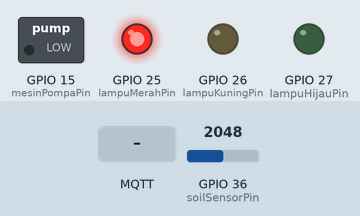
Recording of a sketch running on a simulated ESP32. Shown: switched loads named in the sketch (green lamp = pin HIGH), output pins drawn as LEDs (lit = HIGH). The test bench sets the inputs (shaded band); at power-on: GPIO 36 (soilSensorPin) = 2048. WiFi joins after 1.5 s; servers stay silent unless stated; no MQTT or app messages arrive unless stated; what the sketch prints to the serial monitor is not drawn.

Above: at 2.7 s.
2.8 s: MQTT message "1" arrives on the second subscribed topic
At 3.1 s:
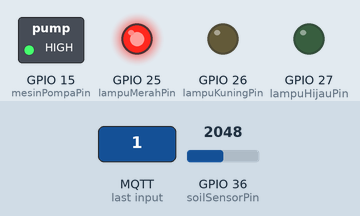
4.3 s: GPIO 36 (soilSensorPin) set to 729
7.2 s: GPIO 36 (soilSensorPin) set to 639
At 8.5 s:
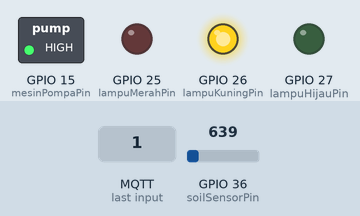
9.5 s: MQTT message "0" arrives on the second subscribed topic
At 10.6 s:
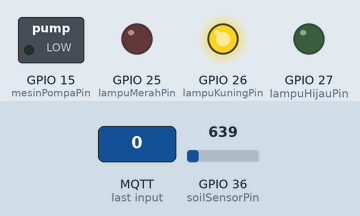
11.0 s: GPIO 36 (soilSensorPin) set to 367
13.2 s: GPIO 36 (soilSensorPin) set to 327
At 14.3 s:
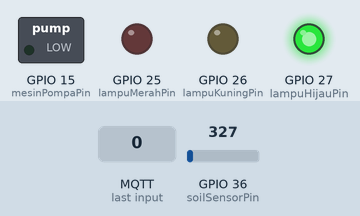
Timing chart, 0 to 16.2 s (numbered marks = the images above; inputs shaded):
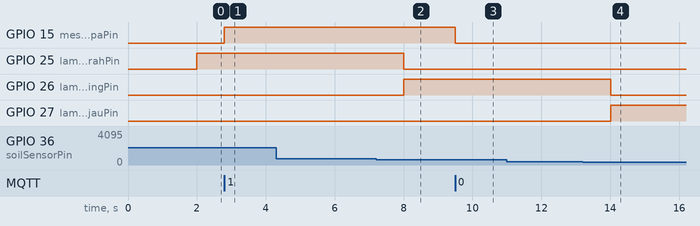

Measured:
- the behaviour switches between 701 and 700 on GPIO 36 (soilSensorPin) (found by bisection; images 1 and 2)
- the behaviour switches between 351 and 350 on GPIO 36 (soilSensorPin) (found by bisection; images 3 and 4)
- after the input at 2.8 s, GPIO 15 (mesinPompaPin): LOW → HIGH at once
- after the input at 4.3 s, every drawn part: stays the same
- after the input at 7.2 s, GPIO 25 (lampuMerahPin): HIGH → LOW after 0.81 s; GPIO 26 (lampuKuningPin): LOW → HIGH after 0.81 s
- after the input at 9.5 s, GPIO 15 (mesinPompaPin): HIGH → LOW at once
- after the input at 11.0 s, every drawn part: stays the same
- after the input at 13.2 s, GPIO 26 (lampuKuningPin): HIGH → LOW after 0.81 s; GPIO 27 (lampuHijauPin): LOW → HIGH after 0.81 s

The sketch:

SoilMoistureESP32.ino
```cpp
#include <WiFi.h>
#include <PubSubClient.h>

const char* ssid = "SSID WIFI KAMU";
const char* password = "PASSWORD WIFI KAMU";

const char* mqtt_server = "IP PUBLIK INSTANCE KAMU WAKTU INSTALL MQTT BROKER";

int soilSensorPin = A0;
int mesinPompaPin = 15;
int lampuMerahPin = 25;
int lampuKuningPin = 26;
int lampuHijauPin = 27;
int nilai;
int i = 0;

#define COMMAND_TOPIC    "actuator/machine/"
#define SOIL_TOPIC    "sensor/soil/"

/* create an instance of PubSubClient client */
WiFiClient espClient;
PubSubClient client(espClient);

long lastMsg = 0;
char msg[100];
char msg2[100];


void receivedCallback(char* topic, byte* payload, unsigned int length) {
  Serial.print("Message received: ");
  Serial.println(topic);
  String messageTemp;


  Serial.print("payload: ");
  for (int i = 0; i < length; i++) {
    Serial.print((char)payload[i]);
    messageTemp += (char)payload[i];
  }
  Serial.println();
  if (String(topic) == "actuator/machine/") {
    Serial.print("Changing output to ");
    if(messageTemp == "0"){
      Serial.println("on");
      digitalWrite(mesinPompaPin, 0);
    }
    else if(messageTemp == "1"){
      Serial.println("off");
      digitalWrite(mesinPompaPin, 1);
    }
  }

}

void mqttconnect() {
  /* Loop until reconnected */
  while (!client.connected()) {
    Serial.print("MQTT connecting ...");
    /* connect now */
    if (client.connect("CLIENT ID BEBAS","USERNAME MQTT BROKER","PASSWORD MQTT BROKER")) {
      Serial.println("connected");
      /* subscribe topic with default QoS 0*/
      client.subscribe(SOIL_TOPIC);
      client.subscribe(COMMAND_TOPIC);
    } else {
      Serial.print("failed, status code =");
      Serial.print(client.state());
      Serial.println("try again in 5 seconds");
      /* Wait 5 seconds before retrying */
      delay(5000);
    }
  }
}

//Dalam relay jika HIGH maka mati jika LOW maka hidup

void setup() {
  Serial.begin(115200);
  Serial.println();
  Serial.print("Connecting to ");
  Serial.println(ssid);

  WiFi.begin(ssid, password);

  while (WiFi.status() != WL_CONNECTED) {
    delay(500);
    Serial.print(".");
  }
  Serial.println("");
  Serial.println("WiFi connected");
  Serial.println("IP address: ");
  Serial.println(WiFi.localIP());
  /* configure the MQTT server with IPaddress and port */
  client.setServer(mqtt_server, 1883);

  client.setCallback(receivedCallback);

  pinMode(lampuHijauPin, OUTPUT);
  pinMode(lampuKuningPin, OUTPUT);
  pinMode(lampuMerahPin, OUTPUT);
  pinMode(mesinPompaPin, OUTPUT);
}

void loop() {
   if (!client.connected()) {
    mqttconnect();
  }
  client.loop();
  long now = millis();
  int nilai = analogRead(soilSensorPin);
  int relay_status = digitalRead(mesinPompaPin);

  if (now - lastMsg > 2000) {
      lastMsg = now;
      client.publish(SOIL_TOPIC, msg);
        if (!isnan(nilai)) {
           if(nilai <= 350){
            sprintf (msg, "Tanah Basah, Nilai : %d", nilai, nilai);
              digitalWrite(lampuHijauPin, HIGH);
              digitalWrite(lampuKuningPin, LOW);
              digitalWrite(lampuMerahPin, LOW);
           }else if(nilai <= 700){
            sprintf (msg, "Kelembapan Tanah Normal, Nilai : %d", nilai, nilai);
              digitalWrite(lampuHijauPin, LOW);
              digitalWrite(lampuKuningPin, HIGH);
              digitalWrite(lampuMerahPin, LOW);
           }else if(nilai > 700){
            sprintf (msg, "Tanah kering, Nilai : %d", nilai, nilai);
              digitalWrite(lampuHijauPin, LOW);
              digitalWrite(lampuKuningPin, LOW);
              digitalWrite(lampuMerahPin, HIGH);
           }
        }
            if(i<1){
             client.publish(COMMAND_TOPIC, msg2);
              sprintf (msg2, "%d", relay_status, relay_status);
            }
            i++;
    }

}
```
